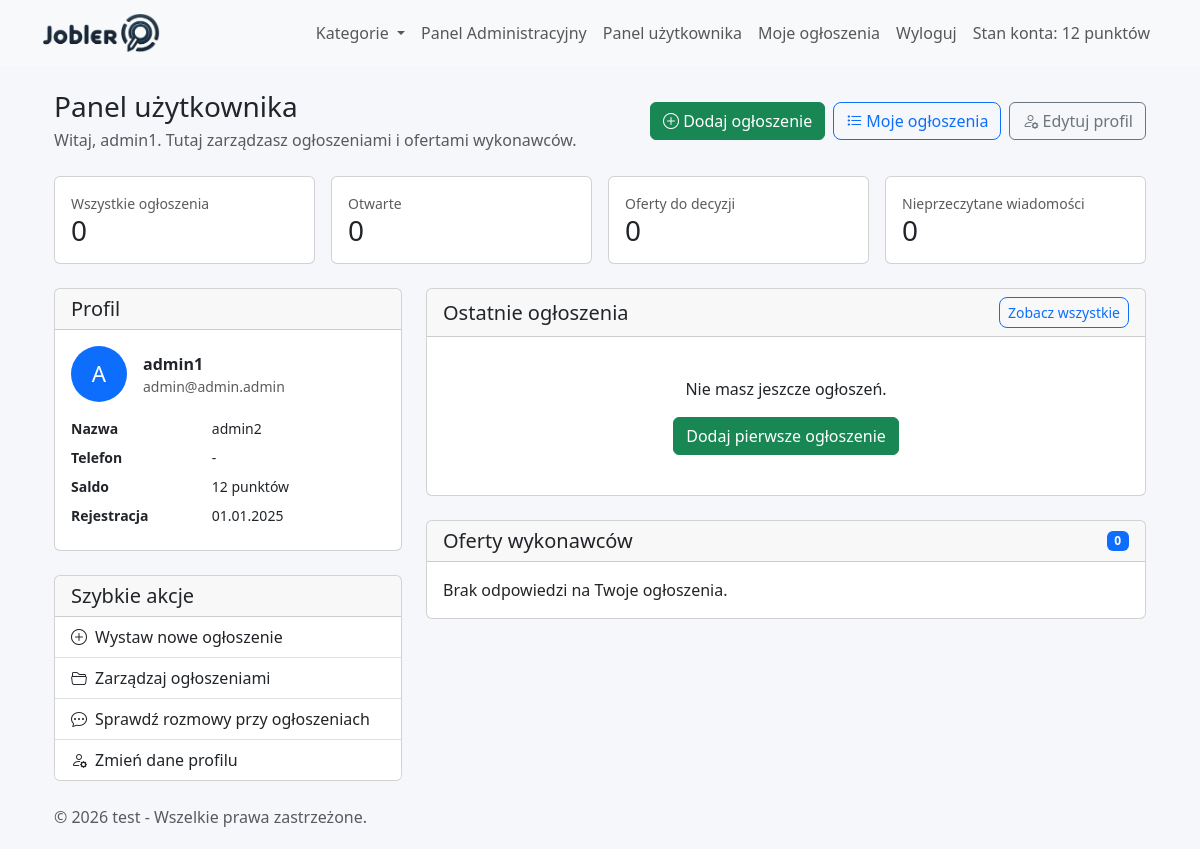
Screenshot of /views/user/dashboard.php (signed in) with the database file from the repository.
### tables this page shows
CREATE TABLE `users` (
  `id` int(11) NOT NULL,
  `email` varchar(255) NOT NULL,
  `password` varchar(255) NOT NULL,
  `role` enum('user','executor','admin') NOT NULL DEFAULT 'user',
  `created_at` timestamp NOT NULL DEFAULT current_timestamp(),
  `email_verified_at` datetime DEFAULT NULL,
  `last_login` datetime DEFAULT NULL,
  `last_activity` datetime DEFAULT NULL,
  `name` varchar(255) NOT NULL,
  `username` varchar(255) NOT NULL,
  `updated_at` timestamp NOT NULL DEFAULT current_timestamp() ON UPDATE current_timestamp(),
  `registration_ip` varchar(45) DEFAULT NULL,
  `user_agent` varchar(500) DEFAULT NULL,
  `last_login_ip` varchar(45) DEFAULT NULL,
  `status` enum('active','inactive') DEFAULT 'active',
  `phone` varchar(15) DEFAULT NULL,
  `account_balance` int(11) NOT NULL DEFAULT 0,
  `avatar` varchar(255) DEFAULT NULL,
  `need_change` tinyint(1) NOT NULL DEFAULT 0,
  `newsletter_subscription` tinyint(1) DEFAULT 0,
  `original_email` varchar(255) DEFAULT NULL,
  `original_name` varchar(255) DEFAULT NULL,
  `original_username` varchar(255) DEFAULT NULL,
  `original_phone` varchar(50) DEFAULT NULL,
  `profile_updated_at` datetime DEFAULT NULL
);

CREATE TABLE `site_settings` (
  `id` int(11) NOT NULL,
  `title` varchar(255) NOT NULL,
  `logo` varchar(255) NOT NULL,
  `categories` text DEFAULT NULL,
  `meta_description` text DEFAULT NULL,
  `meta_keywords` text DEFAULT NULL,
  `max_ads` int(11) DEFAULT 10,
  `promotion_fee` decimal(10,2) DEFAULT 10.00,
  `facebook_url` varchar(255) DEFAULT NULL,
  `twitter_url` varchar(255) DEFAULT NULL,
  `instagram_url` varchar(255) DEFAULT NULL,
  `linkedin_url` varchar(255) DEFAULT NULL,
  `contact_email` varchar(255) DEFAULT NULL,
  `contact_phone` varchar(50) DEFAULT NULL,
  `contact_address` text DEFAULT NULL,
  `business_hours` varchar(255) DEFAULT NULL,
  `created_at` timestamp NOT NULL DEFAULT current_timestamp(),
  `updated_at` timestamp NOT NULL DEFAULT current_timestamp() ON UPDATE current_timestamp(),
  `allow_registration` tinyint(1) NOT NULL DEFAULT 0,
  `smtp_server` varchar(255) DEFAULT NULL,
  `smtp_port` int(11) DEFAULT NULL,
  `smtp_username` varchar(255) DEFAULT NULL,
  `smtp_password` varchar(255) DEFAULT NULL,
  `default_language` varchar(10) NOT NULL DEFAULT 'pl',
  `layout_variant` varchar(50) NOT NULL DEFAULT 'classic',
  `company_name` varchar(255) DEFAULT NULL,
  `company_tax_id` varchar(50) DEFAULT NULL,
  `company_addresses` text DEFAULT NULL,
  `company_emails` text DEFAULT NULL,
  `company_phones` text DEFAULT NULL,
  `favicon` varchar(255) DEFAULT NULL,
  `meta_title` varchar(255) DEFAULT NULL,
  `copyright_text` text DEFAULT NULL,
  `maintenance_mode` tinyint(1) NOT NULL DEFAULT 0,
  `maintenance_message` text DEFAULT NULL,
  `email_templates` mediumtext DEFAULT NULL,
  `sitemap_enabled` tinyint(1) NOT NULL DEFAULT 1,
  `sitemap_last_generated` datetime DEFAULT NULL,
  `last_system_backup` varchar(255) DEFAULT NULL,
  `last_database_backup` varchar(255) DEFAULT NULL
);

### views/user/dashboard.php (the view, shortened to what the rows shown need)
<?php
include_once('../../models/User.php');
include_once('../../models/Executor.php');
include_once('../../models/Database.php');
$userId = (int)$_SESSION['user_id'];
$userModel = new User();
$executorModel = new Executor();
$user = $userModel->getUserById($userId);
$userName = $user['name'] ?? ($_SESSION['user_name'] ?? '');
$responses = $executorModel->getUserJobOffers($userId);
include('../partials/header.php');
?>
<div class="container">
    <div class="d-flex flex-wrap justify-content-between align-items-center gap-3 mb-4">
        <div>
            <h1 class="h3 mb-1">Panel użytkownika</h1>
            <p class="text-muted mb-0">Witaj, <?= htmlspecialchars($userName) ?>. Tutaj zarządzasz ogłoszeniami i ofertami wykonawców.</p>
        </div>
    </div>
    <div class="row g-4">
        <div class="col-lg-4">
            <div class="card mb-4">
                <div class="card-header">
                    <h2 class="h5 mb-0">Profil</h2>
                </div>
                <div class="card-body">
                    <div class="d-flex align-items-center gap-3 mb-3">
                        <div class="rounded-circle bg-primary text-white d-flex align-items-center justify-content-center" style="width:56px;height:56px;font-size:1.4rem;">
                            <?= htmlspecialchars(strtoupper(substr($userName, 0, 1))) ?>
                        </div>
                        <div>
                            <div class="fw-semibold"><?= htmlspecialchars($userName) ?></div>
                            <div class="text-muted small"><?= htmlspecialchars($user['email'] ?? '') ?></div>
                        </div>
                    </div>
                    <dl class="row mb-0 small">
                        <dt class="col-5">Nazwa</dt>
                        <dd class="col-7"><?= htmlspecialchars($user['username'] ?? '-') ?></dd>
                        <dt class="col-5">Telefon</dt>
                        <dd class="col-7"><?= htmlspecialchars($user['phone'] ?: '-') ?></dd>
                        <dt class="col-5">Saldo</dt>
                        <dd class="col-7"><?= (int)($user['account_balance'] ?? 0) ?> punktów</dd>
                        <dt class="col-5">Rejestracja</dt>
                        <dd class="col-7"><?= !empty($user['created_at']) ? date('d.m.Y', strtotime($user['created_at'])) : '-' ?></dd>
                    </dl>
                </div>
            </div>
            <div class="card">
                <div class="card-header">
                    <h2 class="h5 mb-0">Szybkie akcje</h2>
                </div>
            </div>
        </div>
        <div class="col-lg-8">
            <div class="card mb-4">
                <div class="card-header d-flex justify-content-between align-items-center">
                    <h2 class="h5 mb-0">Ostatnie ogłoszenia</h2>
                </div>
            </div>
            <div class="card">
                <div class="card-header d-flex justify-content-between align-items-center">
                    <h2 class="h5 mb-0">Oferty wykonawców</h2>
                </div>
            </div>
        </div>
    </div>
</div>
<?php include('../partials/footer.php'); ?>

### views/partials/footer.php (shortened to what the rows shown need)
<?php if (isset($_SESSION['user_role']) && $_SESSION['user_role'] === 'admin'): ?>
    <?php
    include_once __DIR__ . '/../../models/SiteSettings.php';
    $footerSettingsModel = new SiteSettings();
    $footerSettings = $footerSettingsModel->getSettings();
    $copyrightText = $footerSettingsModel->formatCopyrightText($footerSettings);
    ?>
    <br>
    <div class="container">
        <span class="text-muted"><?= htmlspecialchars($copyrightText, ENT_QUOTES, 'UTF-8') ?></span>
    </div>
<?php endif; ?>
</body>
</html>

### rows the page displays
users: name "admin1", name "A", email "admin@admin.admin", username "admin2", phone "-", account_balance "12", created_at "01.01.2025"
site_settings: copyrightText "© 2026 test - Wszelkie prawa zastrzeżone."

### other values shown
$_SESSION['user_account_balance'] "12"
$jobStats['total_jobs'] "0"
$jobStats['open_jobs'] "0"
$offerStats['pending_offers'] "0"
$unreadMessages "0"
count($responses) "0"
